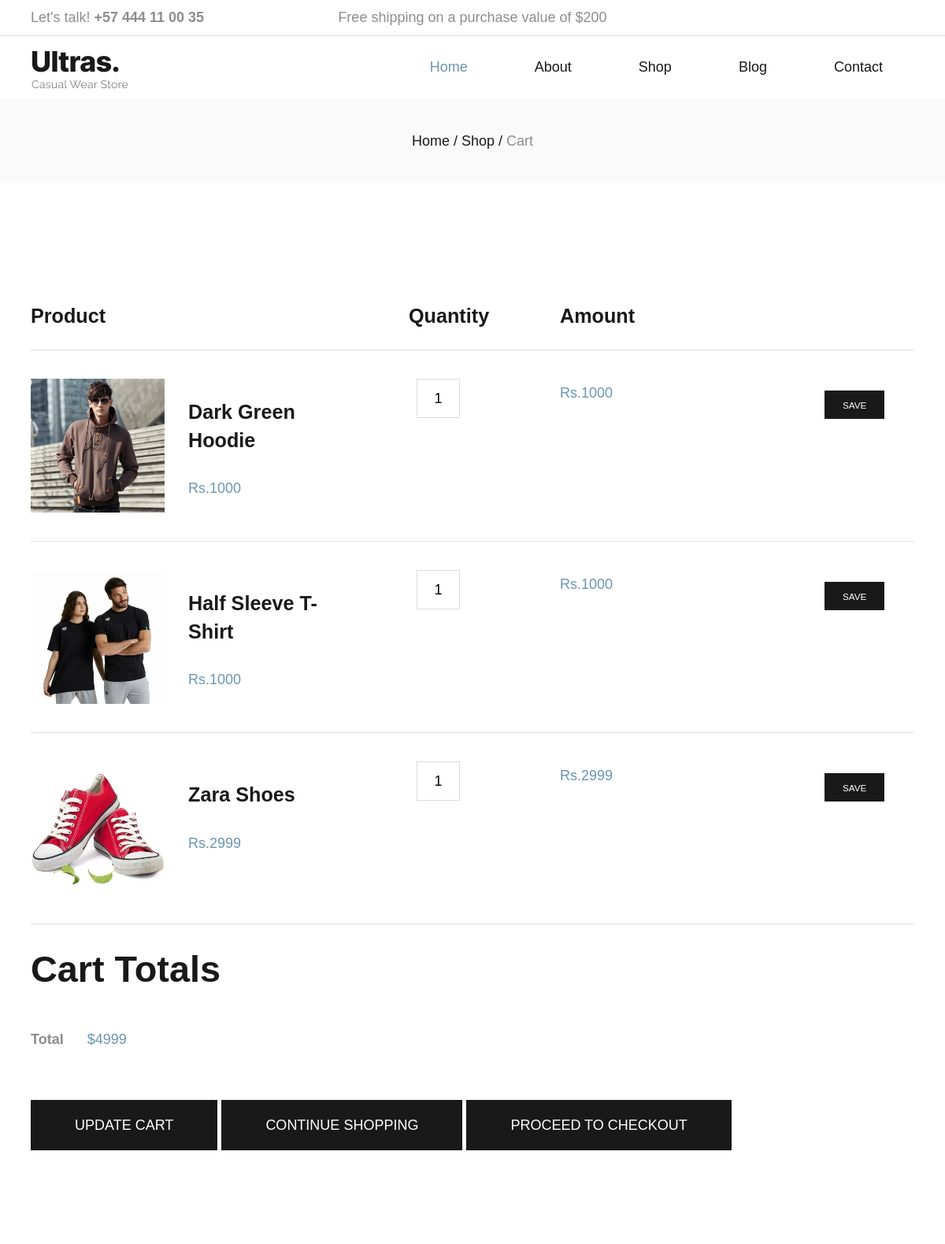
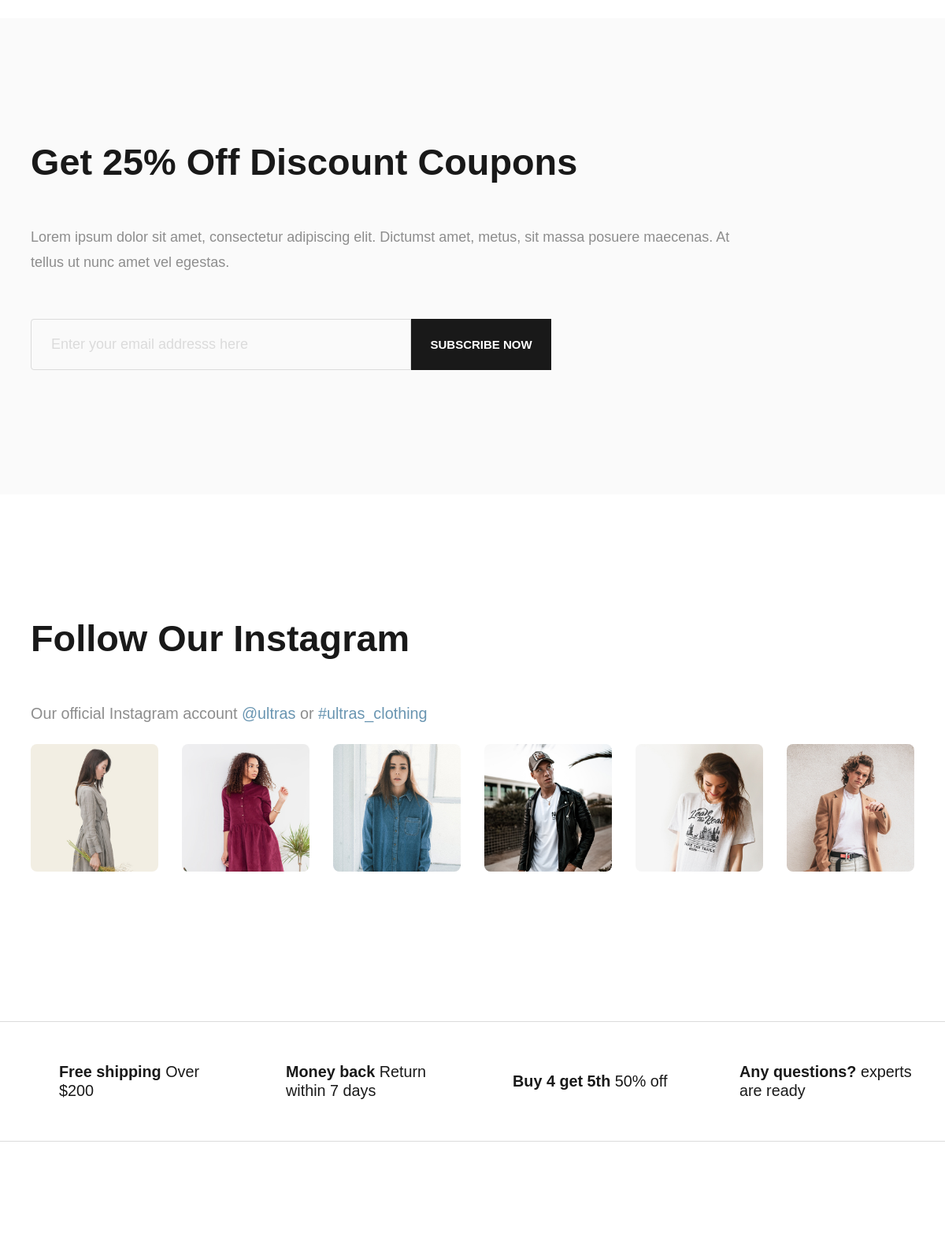
Page /cart/ (signed in, upper part) on the committed database (2 pictures, top to bottom).
### ultrasapp/models.py (models this page shows)
class Cart(models.Model):
     user_id = models.ForeignKey(Users,on_delete=models.CASCADE)
     prodcut_id = models.ForeignKey(Product,on_delete=models.CASCADE)
     qty = models.IntegerField(default=1)
     price = models.IntegerField()
     amount = models.IntegerField()

### ultras_adminapp/models.py (models this page shows)
class Product(models.Model):
     title = models.CharField(max_length=100)
     description = models.CharField(max_length=1000)
     category = models.ForeignKey(category,on_delete=models.CASCADE)
     tags = models.ForeignKey(Tags,on_delete=models.CASCADE)
     brands = models.ForeignKey(Brands,on_delete=models.CASCADE)
     price = models.IntegerField()
     qty = models.IntegerField()
     color = models.CharField(max_length=100)
     size = models.CharField(max_length=100)
     Product_image = models.FileField(upload_to="media/" ,default="")

### ultrasapp/views.py (the view, shortened to what this page needs)
# urls.py: path('cart/', cart),
def cart(request):
    if 'user_id' not in request.session:
        return redirect('/index2')
    totalamt = 0
    amount = 0
    cartdata = Cart.objects.filter(user_id = request.session['user_id'])
    for row in cartdata:
        totalamt = totalamt + row.amount
    return render (request, 'cart.html',{'cartdata':cartdata,'totalamt':totalamt})

### ultrasapp/templates/cart.html (shortened to what this page needs)
{% load static %}
<!DOCTYPE html>
<html lang="en">
<head>
  <link rel="stylesheet" type="text/css" href="{% static 'css/normalize.css' %}">
  <link rel="stylesheet" type="text/css" href="{% static 'icomoon/icomoon.css' %}">
  <link rel="stylesheet" type="text/css" href="{% static 'css/font-awesome.min.css' %}">
  <link rel="stylesheet" type="text/css" href="{% static 'css/vendor.css' %}">
  <link rel="stylesheet" type="text/css" href="{% static 'css/style.css' %}">
  <link rel="stylesheet" type="text/css" href="{% static 'css/css2.css' %}">
</head>
<body>
  {% include 'header.html' %}
  <section class="site-banner padding-small bg-light-grey">
    <div class="container">
      <div class="row">
        <div class="col-md-12">
          <div class="breadcrumbs">
            <span class="item">
              <a href="/index">Home /</a>
            </span>
            <span class="item">
              <a href="/shop">Shop /</a>
            </span>
            <span class="item">Cart</span>
          </div>
        </div>
      </div>
    </div>
  </section>
  <section class="shopify-cart padding-large">
    <div class="container">
      <div class="cart-table">
        <div class="cart-header border-bottom ">
          <div class="row d-flex">
            <h3 class="cart-title col-lg-5">Product</h3>
            <h3 class="cart-title col-lg-2">Quantity</h3>
            <h3 class="cart-title col-lg-2">amount</h3>
          </div>
        </div>
        {% for row in cartdata %}
        <div class="cart-item border-bottom padding-small">
          <div class="row">
            <div class="col-lg-5 col-md-6">
              <div class="row cart-info d-flex flex-wrap">
                <div class="col-lg-5">
                  <div class="card-image">
                    <img src="/media/{{row.prodcut_id.Product_image}}" alt="cloth" class="img-fluid">
                  </div>
                </div>
                <div class="col-lg-6">
                  <div class="card-detail">
                    <h3 class="card-title">
                      <a href="/#">{{row.prodcut_id.title}}</a>
                    </h3>
                    <div class="card-price">
                      <span class="money text-primary" data-currency-usd="$1200.00">Rs.{{row.price}}</span>
                    </div>
                  </div>
                </div>
              </div>
            </div>
            <div class="col-lg-4 col-md-4">
              <div class="row d-flex">
                <div class="col-lg-6">
                  <form method="post">
                    <div class="qty-number d-flex align-items-center justify-content-start">
                      <input type="text" name="qty" class="spin-number-output" value="{{row.qty}}" min="1" max="100">
                    </div>
                </div>
                <div class="col-lg-6">
                  <div class="total-price">
                    <span class="money text-primary">Rs.{{row.amount}}</span>
                  </div>
                </div>
              </div>
            </div>
            <div class="col-lg-3 col-md-2">
              <div class="row">
                <div class="col-lg-6">
                  <div class="cart-remove">
                    <a href="/cancle_cart/{{row.prodcut_id.id}}"><i class="icon icon-close"></i></a>
                  </div>
                </div>
                <div class="col-lg-6">
                  <div class="cart-remove">
                    <button type="submit" class="btn btn-small btn-dark" name="save" value="save">save</button>
                  </div>
                </div>
              </div>
            </div>
          </div>
        </div>
        {% endfor %}
      </div>
      <div class="cart-totals">
        <h2 class="section-title">Cart Totals</h2>
        <div class="total-price">
          <table cellspacing="0" class="table">
            <tbody>
              <tr class="order-total">
                <th>Total</th>
                <td data-title="Total">
                  <span class="price-amount amount text-primary">
                    <bdi>
                      <span class="price-currency-symbol">$</span>{{totalamt}}
                    </bdi>
                  </span>
                </td>
              </tr>
            </tbody>
          </table>
        </div>
        <div class="button-wrap">
          <a href="/cart"><button class="btn btn-dark btn-medium">Update Cart</button></a>
          <a href="/shop"><button class="btn btn-dark btn-medium">Continue Shopping</button></a>
          <a href="/checkout"><button class="btn btn-dark btn-medium">Proceed to checkout</button></a>
        </div>
      </div>
    </div>
  </section>
  <section id="subscribe" class="bg-light-grey padding-large">
    <div class="container">
      <div class="row">
        <div class="block-text col-md-6">
          <div class="section-header">
            <h2 class="section-title">Get 25% off Discount Coupons</h2>
          </div>
          <p>Lorem ipsum dolor sit amet, consectetur adipiscing elit. Dictumst amet, metus, sit massa posuere maecenas.
            At tellus ut nunc amet vel egestas.</p>
        </div>
        <div class="subscribe-content col-md-6">
          <form id="form" class="d-flex justify-content-between">
            <input type="text" name="email" placeholder="Enter your email addresss here">
            <button class="btn btn-dark">Subscribe Now</button>
          </form>
        </div>
      </div>
    </div>
  </section>
  <section id="instagram" class="padding-large">
    <div class="container">
      <div class="section-header">
        <h2 class="section-title">Follow our instagram</h2>
      </div>
      <p>Our official Instagram account <a href="/#">@ultras</a> or <a href="/#">#ultras_clothing</a>
      </p>
      <div class="row d-flex flex-wrap justify-content-between">
        <div class="col-lg-2 col-md-4 col-sm-6">
          <figure class="zoom-effect">
            <img src="{% static 'images/insta-image1.jpg' %}" alt="instagram" class="insta-image">
          </figure>
        </div>
        <div class="col-lg-2 col-md-4 col-sm-6">
          <figure class="zoom-effect">
            <img src="{% static 'images/insta-image2.jpg' %}" alt="instagram" class="insta-image">
          </figure>
        </div>
        <div class="col-lg-2 col-md-4 col-sm-6">
          <figure class="zoom-effect">
            <img src="{% static 'images/insta-image3.jpg' %}" alt="instagram" class="insta-image">
          </figure>
        </div>
        <div class="col-lg-2 col-md-4 col-sm-6">
          <figure class="zoom-effect">
            <img src="{% static 'images/insta-image4.jpg' %}" alt="instagram" class="insta-image">
          </figure>
        </div>
        <div class="col-lg-2 col-md-4 col-sm-6">
          <figure class="zoom-effect">
            <img src="{% static 'images/insta-image5.jpg' %}" alt="instagram" class="insta-image">
          </figure>
        </div>
        <div class="col-lg-2 col-md-4 col-sm-6">
          <figure class="zoom-effect">
            <img src="{% static 'images/insta-image6.jpg' %}" alt="instagram" class="insta-image">
          </figure>
        </div>
      </div>
    </div>
  </section>
  <section id="shipping-information">
    <hr>
    <div class="container">
      <div class="row d-flex flex-wrap align-items-center justify-content-between">
        <div class="col-md-3 col-sm-6">
          <div class="icon-box">
            <i class="icon icon-truck"></i>
            <h4 class="block-title">
              <strong>Free shipping</strong> Over $200
            </h4>
          </div>
        </div>
        <div class="col-md-3 col-sm-6">
          <div class="icon-box">
            <i class="icon icon-return"></i>
            <h4 class="block-title">
              <strong>Money back</strong> Return within 7 days
            </h4>
          </div>
        </div>
        <div class="col-md-3 col-sm-6">
          <div class="icon-box">
            <i class="icon icon-tags1"></i>
            <h4 class="block-title">
              <strong>Buy 4 get 5th</strong> 50% off
            </h4>
          </div>
        </div>
        <div class="col-md-3 col-sm-6">
          <div class="icon-box">
            <i class="icon icon-help_outline"></i>
            <h4 class="block-title">
              <strong>Any questions?</strong> experts are ready
            </h4>
          </div>
        </div>
      </div>
    </div>
    <hr>
  </section>
</body>
</html>

### static/icomoon/icomoon.css (style rules this page uses)
[class^="icon-"], [class*=" icon-"] { font-family: 'icomoon' !important; speak: never; font-style: normal; font-weight: normal; font-variant: normal; text-transform: none; line-height: 1; -webkit-font-smoothing: antialiased; -moz-osx-font-smoothing: grayscale; }
.icon-tags1:before { content: "\e90c"; }
.icon-help_outline:before { content: "\e90f"; }
.icon-return:before { content: "\e906"; }
.icon-truck:before { content: "\e903"; }
.icon-close:before { content: "\e909"; }

### rows in the picture
Cart: prodcut_id.Product_image (picture), prodcut_id "Dark Green Hoodie", price "1000", qty "1", amount "1000"
Cart: prodcut_id.Product_image (picture), prodcut_id "Half Sleeve T-Shirt", price "1000", qty "1", amount "1000"
Cart: prodcut_id.Product_image (picture), prodcut_id "Zara Shoes", price "2999", qty "1", amount "2999"

### other values in the picture
{{ totalamt }} "4999"
